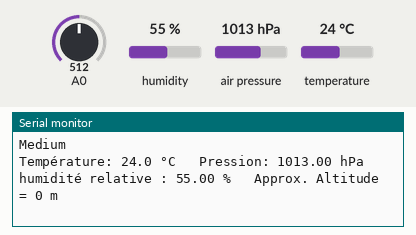
The sketch below on a simulated Arduino Uno, built with avr-gcc and run on an emulated ATmega328P. Shown: the last lines printed to the serial monitor. Inputs (shaded band) come from the test bench; at power-on: A0 = 512, humidity 55 %, air pressure 1013 hPa, temperature 24 °C.

Above: at 3.8 s.
3.9 s: A0 set to 245
At 5.8 s:
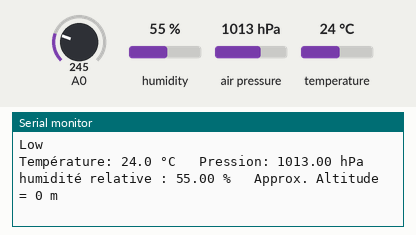
8.6 s: humidity set to 22 %
At 9.6 s:
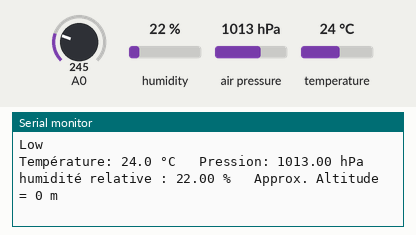
11.5 s: air pressure set to 952 hPa
At 14.1 s:
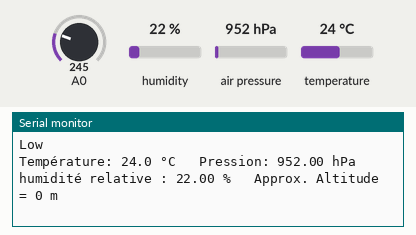
14.4 s: temperature set to 12 °C
At 16.4 s:
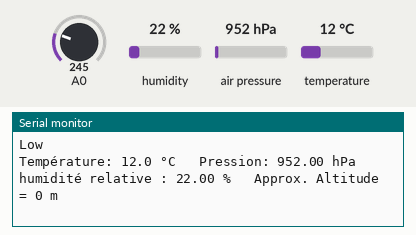

Measured:
- after the input at 3.9 s, the serial monitor: prints a new line after 1.2 s (image 1)
- after the input at 8.6 s, the serial monitor: prints a new line after 0.58 s (image 2)
- after the input at 11.5 s, the serial monitor: prints a new line after 1.8 s (image 3)
- after the input at 14.4 s, the serial monitor: prints a new line after 0.91 s (image 4)

The sketch:

getMusures.ino
```cpp
// necessite les librairies Adafruit : "Adafruit Unified Sensor" et "Adafruit BME280"
#include <Wire.h>
#include <Adafruit_BME280.h>

#define SEALEVELPRESSURE_HPA (1013.25) // Pression atmosphérique au niveau de la mer.

Adafruit_BME280 bme; // Initialisation du BME pour une utilisation via Bus I2C

int LUMIN_LOW = 255;
int LUMIN_HIGH = 768;
float temperature, humidity, pressure, altitude;

void setup() {
  Serial.begin(9600);
  Serial.println(bme.begin(0x76));   // 0x76 = I2C adresse si sur 3.3v
}

void loop() {
  delay(1000);
  getData();

  // à del parce que bon ça sert à que dalle x)
  Serial.print("Température: ");
  Serial.print(temperature, 1);
  Serial.print(" °C");
  Serial.print("\t Pression: ");
  Serial.print(pressure, 2);
  Serial.print(" hPa");
  Serial.print("\t humidité relative : ");
  Serial.print(humidity, 2);
  Serial.print(" %");
  Serial.print("\t Approx. Altitude = ");
  Serial.print(altitude, 0);
  Serial.println(" m");
  delay(1000);
}

void getData() {
  int lumin = analogRead(A0);
  Serial.println((LUMIN_LOW > lumin ? LUMIN_HIGH < lumin ? "Hight" : "Low" : "Medium")); // Faudra choisir si met valeur ou la texte idice
  temperature = bme.readTemperature();
  humidity = bme.readHumidity();
  pressure = bme.readPressure() / 100.0F;
  // altitude = bme.readAltitude(SEALEVELPRESSURE_HPA); bjr je ne sers à rien x)
}
```
